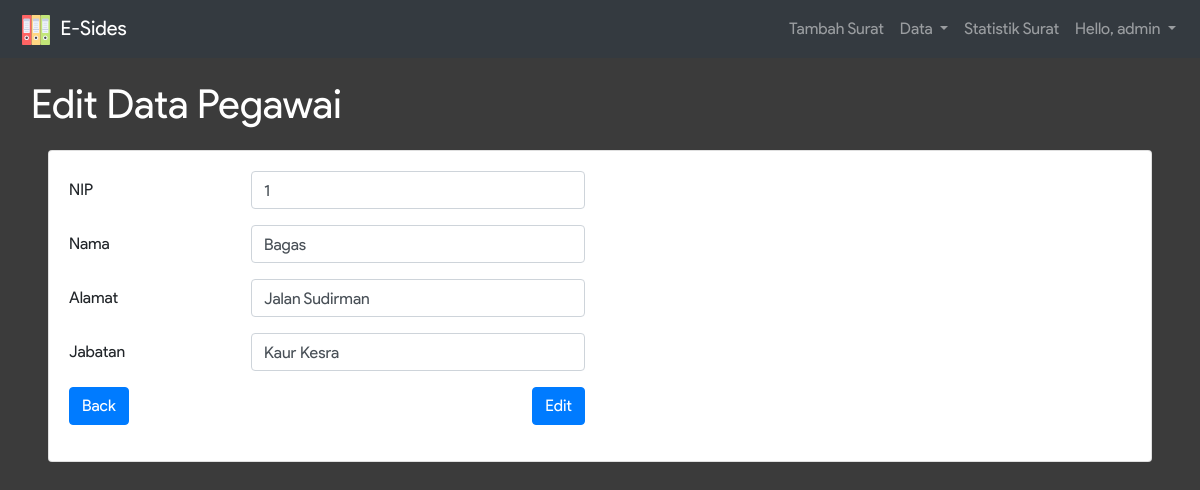
/data_edit_pegawai.php?nip=1 (signed in), run on the app's committed database.
### tables this page shows
CREATE TABLE IF NOT EXISTS `pegawai` (
  `nama` varchar(50) NOT NULL,
  `password` varchar(20) NOT NULL,
  `alamat` text NOT NULL,
  `nip` varchar(20) NOT NULL,
  `jabatan` varchar(20) NOT NULL
);

### data_edit_pegawai.php (the view, shortened to what this page needs)
<?php
  include_once 'connection.php';
  $a = $_GET['nip'];
  $sql = "SELECT * FROM pegawai WHERE nip = " . $a;
  $result = $conn->query($sql);
  $data = $result->fetch_assoc();
?>
<!DOCTYPE html>
<html>
<head>
  <link rel="stylesheet" href="node_modules/bootstrap/dist/css/bootstrap.min.css">
  <link rel="stylesheet" href="assets/css/infinite.css">
</head>
<body style="background-color: #3B3B3B;">
  <nav class="navbar navbar-expand-lg navbar-dark bg-dark">
      <a class="navbar-brand" href="#">
        <img src="assets/img/office-material.svg" width="40" height="30" alt="">
        E-Sides
      </a>
      <div class="collapse navbar-collapse" id="navbarSupportedContent">
        <ul class="navbar-nav ml-auto">
          <li class="nav-item">
            <a class="nav-link" href="pilih_surat.php">Tambah Surat</a>
          </li>
          <li class="nav-item dropdown">
            <a class="nav-link dropdown-toggle" href="#" id="navbarDropdown" role="button" data-toggle="dropdown" aria-haspopup="true" aria-expanded="false">
              Data
            </a>
          </li>
          <li class="nav-item">
            <a class="nav-link" href="data_chart.php">Statistik Surat</a>
          </li>
          <li class="nav-item dropdown">
            <a class="nav-link dropdown-toggle" href="#" id="navbarDropdown" role="button" data-toggle="dropdown" aria-haspopup="true" aria-expanded="false">
              Hello, <?=$_SESSION['user']?>
            </a>
          </li>
        </ul>
      </div>
    </nav>
    <div class="container-fluid">
       <div class="row">
        <div class="col-sm-12">
          <div class="judul m-3">Edit Data Pegawai</div>
        </div>
        <div class="col-sm-12 px-5">
          <div class="card">
            <div class="card-body">
              <form method="POST" action="data_edit_action_pegawai.php">
                <div class="form-group row">
                  <label for="NIP" class="col-sm-2 col-form-label">NIP</label>
                  <div class="col-sm-4">
                    <input type="text" class="form-control" id="NIP" name="nip" value="<?=$data['nip']?>">
                  </div>
                </div>
                <div class="form-group row">
                  <label for="Nama" class="col-sm-2 col-form-label">Nama</label>
                  <div class="col-sm-4">
                    <input type="text" class="form-control" id="Nama" name="nama" value="<?=$data['nama']?>">
                  </div>
                </div>
                <div class="form-group row">
                  <label for="Alamat" class="col-sm-2 col-form-label">Alamat</label>
                  <div class="col-sm-4">
                    <input type="text" class="form-control" id="Alamat" name="alamat" value="<?=$data['alamat']?>">
                  </div>
                </div>
                <div class="form-group row">
                  <label for="Jabatan" class="col-sm-2 col-form-label">Jabatan</label>
                  <div class="col-sm-4">
                    <input type="text" class="form-control" id="Jabatan" name="jabatan" value="<?=$data['jabatan']?>">
                  </div>
                </div>
                <div class="form-group row">
                  <div class="col-sm-6">
                      <a href="data_pegawai.php" class="btn btn-primary">Back</a>
                      <input type="submit" value="Edit" class="btn btn-primary float-right">
                  </div>
                </div>
              </form>
            </div>
          </div>
        </div>
      </div>
    </div>
  </body>
</html>

### assets/css/infinite.css (style rules this page uses)
body { width: 100%; height: 100%; font-family: 'Product Sans'; }
.judul { font-size: 40px; color: #FFF; }

### data on the page
pegawai: nip "1", nama "Bagas", alamat "Jalan Sudirman", jabatan "Kaur Kesra"

### other printed values
$_SESSION['user'] "admin"
